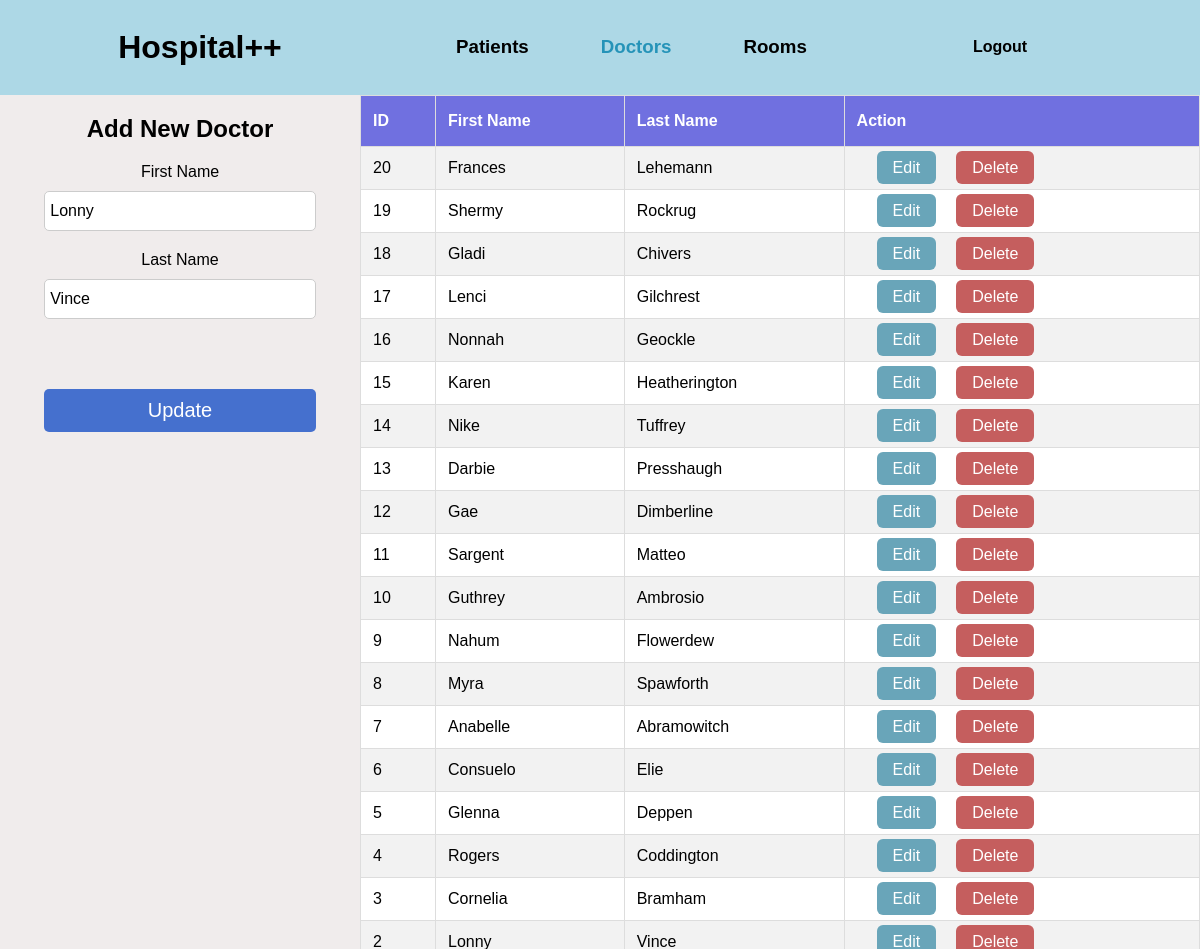
Page /HospitalSystem/doctors.php?edit=2 (signed in) on the committed database.
### tables this page shows
CREATE TABLE `doctor` (
  `id` int(11) NOT NULL,
  `first_name` varchar(40) NOT NULL,
  `last_name` varchar(40) NOT NULL
);

### HospitalSystem/doctors.php (the view, shortened to what this page needs)
<?php
  if (isset($_SESSION['user_id'])) {
    $fname = "";
    $lname = "";
    $update = false;
    $con = mysqli_connect("localhost", "root", "", "hospital_database");
    if (isset($_GET["edit"])){
      $id = $_GET["edit"];
      $update = true;
      $sql = "SELECT * FROM doctor WHERE id = $id";
      $result = mysqli_query($con, $sql);
        $row = $result->fetch_array();
        $fname = $row["first_name"];
        $lname = $row["last_name"];
    }
  } else {
      header("Location: login.php");
  }
?>
<html>
  <head>
    <link rel="stylesheet" type="text/css" href="css/main.css">
  </head>
  <body>
    <div class="header-menu">
      <div class="brand">
        <h1><a href="dashboard.php">Hospital++</a></h1>
      </div>
      <div class="options">
        <h3><a href="patients.php">Patients</a></h3>
        <h3><a href="doctors.php"><span class="current">Doctors</span></a></h3>
        <h3><a href="rooms.php">Rooms</a></h3>
      </div>
      <div class="logout">
        <h4><a href="logout.php">Logout</a></h4>
      </div>
    </div>
    <div class="main-content">
      <div class="bg-image-doctors bg-image"></div>
      <div class="content">
        <div class="form">
          <h2>Add New Doctor</h2>
          <form action="process_doctor.php" method="POST">
            <label>First Name</label>
            <input type="text" placeholder="First Name" name="fname" value="<?php print $fname ?>"><br>
            <label>Last Name</label><br>
            <input type="text" placeholder="Last Name" name="lname" value="<?php print $lname ?>"><br>
            <?php
              if ($update == false){
                print "<input type='submit' value='Save' name='save'>";
              }else{
                print "<input type='submit' value='Update' name='update'>";
              }
            ?>
          </form>
        </div>
        <div class="data">
          <table>
            <tr>
              <th>ID</th>
              <th>First Name</th>
              <th>Last Name</th>
              <th>Action</th>
            </tr>
            <?php
              $con = mysqli_connect("localhost", "root", "", "hospital_database");
              $sql = "SELECT * FROM doctor ORDER BY id DESC";
              $result = mysqli_query($con, $sql);
              $doctors = array();
              while($row = $result->fetch_assoc()){
                $doctors[] = $row;
              }
              for ($i = 0; $i < count($doctors); $i++){
                print "<tr>";
                print "<td>".$doctors[$i]["id"]."</td>";
                print "<td>".$doctors[$i]["first_name"]."</td>";
                print "<td>".$doctors[$i]["last_name"]."</td>";
                print "<td><a class='edit_btn' href='doctors.php?edit=".$doctors[$i]["id"]."'>Edit</a>";
                print "<a class='delete_btn' href='process_doctor.php?delete=".$doctors[$i]["id"]."'>Delete</a>";
                print "</td>";
                print "</tr>";
              }
            ?>
          </table>
        </div>
    </div>
  </body>
</html>

### HospitalSystem/css/main.css (style rules this page uses)
html, body { height: 100%; margin: 0; font-family: "Trebuchet MS", Arial, Helvetica, sans-serif; }
a { text-decoration: none; color: black; }
.header-menu { height: 10%; background-color: lightblue; display: flex; justify-content: space-around; align-items: center; }
.brand { width: 30%; text-align: center; }
.options { width: 30%; display: flex; justify-content: space-between; }
.options h3 { margin: 10%; }
.current { color: rgb(37, 147, 184); }
.logout { width: 30%; text-align: center; }
.main-content { height: 90%; position: relative; }
.bg-image, .boxes, .content { width: 100%; height: 100%; position: absolute; top: 0; left: 0; }
.bg-image { background-position: center; background-size: cover; filter: blur(8px); -webkit-filter: blur(8px); }
.content { z-index: 2; display: flex; justify-content: stretch; }
.form { background-color: rgb(240, 236, 236); width: 30%; text-align: center; }
.form input[type="text"] { background-color: rgb(255, 255, 255); border: 1px solid #ccc; border-radius: 5px; color: black; width: 90%; padding: 10px 5px 10px 5px; box-sizing: border-box; margin: 10px 0 20px 0; font-size: 16px; }
.form input[type="submit"] { background-color: rgb(69, 112, 206); color: white; width: 90%; padding: 10px; border: 0; border-radius: 5px; margin: 50px 0 100px 0; font-size: 20px; }
::placeholder { color: darkgrey; }
.data { background-color: rgb(255, 255, 255); width: 70%; overflow: scroll; }
.content form { display: inline-block; }
table { width: 100%; text-align: center; border: 1px solid black; border-collapse: collapse; }
td, th { border: 1px solid #ddd; padding: 12px; text-align: left; }
th { padding-top: 16px; padding-bottom: 16px; background-color: rgb(112, 112, 224); color: white; }
tr:nth-child(even) { background-color: #f2f2f2; }
.edit_btn { background-color: rgb(105, 165, 185); border-radius: 6px; color: white; padding: 8px 16px; margin: 0 20px; }
.delete_btn { background-color: rgb(197, 94, 94); border-radius: 6px; color: white; padding: 8px 16px; }

### rows in the picture
doctor: fname "Lonny", lname "Vince", id "2", first_name "Lonny", last_name "Vince"
doctor: id "20", first_name "Frances", last_name "Lehemann"
doctor: id "19", first_name "Shermy", last_name "Rockrug"
doctor: id "18", first_name "Gladi", last_name "Chivers"
doctor: id "17", first_name "Lenci", last_name "Gilchrest"
doctor: id "16", first_name "Nonnah", last_name "Geockle"
doctor: id "15", first_name "Karen", last_name "Heatherington"
doctor: id "14", first_name "Nike", last_name "Tuffrey"
doctor: id "13", first_name "Darbie", last_name "Presshaugh"
doctor: id "12", first_name "Gae", last_name "Dimberline"
doctor: id "11", first_name "Sargent", last_name "Matteo"
doctor: id "10", first_name "Guthrey", last_name "Ambrosio"
doctor: id "9", first_name "Nahum", last_name "Flowerdew"
doctor: id "8", first_name "Myra", last_name "Spawforth"
doctor: id "7", first_name "Anabelle", last_name "Abramowitch"
doctor: id "6", first_name "Consuelo", last_name "Elie"
doctor: id "5", first_name "Glenna", last_name "Deppen"
doctor: id "4", first_name "Rogers", last_name "Coddington"
doctor: id "3", first_name "Cornelia", last_name "Bramham"
